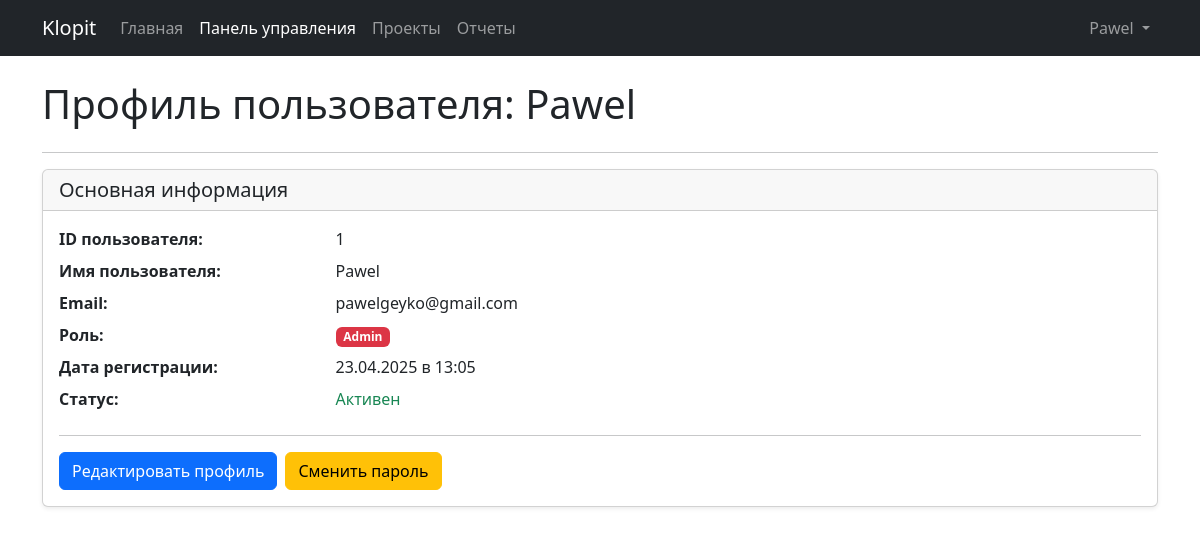
The app's page /profile (signed in) with its own data.
### app/models.py (models this page shows, shortened)
class User(UserMixin, db.Model):
    id = db.Column(db.Integer, primary_key=True)
    username = db.Column(db.String(64), index=True, unique=True, nullable=False)
    email = db.Column(db.String(120), index=True, unique=True, nullable=False)
    password_hash = db.Column(db.String(128), nullable=False)
    created_at = db.Column(db.DateTime, default=datetime.utcnow)
    is_active = db.Column(db.Boolean, default=True)
    role_id = db.Column(db.Integer, db.ForeignKey('role.id'))
    projects_owned = db.relationship('Project', backref='owner', lazy='dynamic', foreign_keys='Project.owner_id')
    projects_member_of = db.relationship('Project', secondary=project_members,
                                         back_populates='members', lazy='dynamic')
    tasks_assigned = db.relationship('Task', backref='assignee', lazy='dynamic', foreign_keys='Task.assignee_id')
    tasks_created = db.relationship('Task', backref='creator', lazy='dynamic', foreign_keys='Task.creator_id')
    uploaded_files = db.relationship('File', backref='uploader', lazy='dynamic')
    comments = db.relationship('Comment', backref='author', lazy='dynamic')
    notifications = db.relationship('Notification', backref='recipient', lazy='dynamic',
                                    foreign_keys='Notification.user_id')
    def is_admin(self):
        return self.role is not None and self.role.name == 'Admin'
    def new_notifications_count(self):
        return self.notifications.filter_by(is_read=False).count()

class Role(db.Model):
    id = db.Column(db.Integer, primary_key=True)
    name = db.Column(db.String(64), unique=True, nullable=False) # Имя роли ('Admin', 'User')
    users = db.relationship('User', backref='role', lazy='dynamic') # Связь с пользователями

### app/dashboard/routes.py (the view)
@bp.route('/profile')
@login_required
def profile():
    return render_template('profile.html', title='Мой профиль', user=current_user)

### app/dashboard/templates/profile.html (shortened to what this page needs)
{% extends "base.html" %}
{% block content %}
<div class="d-flex justify-content-between align-items-center mb-3">
    <h1> Профиль пользователя: {{ user.username }}</h1>
</div>
<hr>
<div class="card shadow-sm">
    <div class="card-header">
        <h5 class="mb-0">Основная информация</h5>
    </div>
    <div class="card-body">
        <dl class="row">
            <dt class="col-sm-3">ID пользователя:</dt>
            <dd class="col-sm-9">{{ user.id }}</dd>
            <dt class="col-sm-3">Имя пользователя:</dt>
            <dd class="col-sm-9">{{ user.username }}</dd>
            <dt class="col-sm-3">Email:</dt>
            <dd class="col-sm-9">{{ user.email }}</dd>
            <dt class="col-sm-3">Роль:</dt>
            <dd class="col-sm-9">
                <span class="badge {% if user.is_admin() %}bg-danger{% else %}bg-secondary{% endif %}">
                    {{ user.role.name if user.role else 'Не назначена' }}
                </span>
            </dd>
            <dt class="col-sm-3">Дата регистрации:</dt>
            <dd class="col-sm-9">{{ user.created_at.strftime('%d.%m.%Y в %H:%M') if user.created_at else 'N/A' }}</dd>
            <dt class="col-sm-3">Статус:</dt>
            <dd class="col-sm-9">
                {% if user.is_active %}
                    <span class="text-success"> Активен</span>
                {% else %}
                    <span class="text-danger"><i class="bi bi-x-circle-fill"></i> Неактивен</span>
                {% endif %}
            </dd>
        </dl>
        <hr>
        <div class="d-flex gap-2">
            <a href="{{ url_for('dashboard.edit_profile') }}" class="btn btn-primary">
                 Редактировать профиль
            </a>
            <a href="{{ url_for('dashboard.change_password') }}" class="btn btn-warning">
                Сменить пароль
            </a>
        </div>
    </div>
</div>
{% endblock %}

### app/templates/includes/_navbar.html (shortened to what this page needs)
<nav class="navbar navbar-expand-lg bg-dark navbar-dark mb-4">
  <div class="container">
    <a class="navbar-brand" href="{{ url_for('main.index') }}">
      Klopit
    </a>
    <div class="collapse navbar-collapse" id="navbarNav">
      <ul class="navbar-nav me-auto mb-2 mb-lg-0">
        <li class="nav-item">
          <a class="nav-link {% if request.endpoint == 'main.index' %}active{% endif %}" href="{{ url_for('main.index') }}">Главная</a>
        </li>
        {% if current_user.is_authenticated %}
          <li class="nav-item">
              <a class="nav-link {% if request.blueprint == 'dashboard' %}active{% endif %}" href="{{ url_for('dashboard.index') }}">Панель управления</a>
            </li>
            <li class="nav-item">
              <a class="nav-link {% if request.blueprint == 'projects' %}active{% endif %}" href="{{ url_for('projects.list_projects') }}">Проекты</a>
            </li>
            <li class="nav-item">
              <a class="nav-link {% if request.blueprint == 'reports' %}active{% endif %}" href="{{ url_for('reports.index') }}">Отчеты</a>
            </li>
        {% endif %}
      </ul>
      <ul class="navbar-nav ms-auto mb-2 mb-lg-0 align-items-center">
         {% if current_user.is_authenticated %}
             <li class="nav-item me-2">
                 <a class="nav-link position-relative {% if unread_notifications_count > 0 %}text-warning{% endif %}" href="{{ url_for('dashboard.notifications') }}" title="Уведомления">
                 </a>
             </li>
             <li class="nav-item dropdown">
              <a class="nav-link dropdown-toggle" href="#" role="button" data-bs-toggle="dropdown" aria-expanded="false">
                {{ current_user.username }}
              </a>
            </li>
         {% endif %}
      </ul>
    </div>
  </div>
</nav>

### records on screen
User: username "Pawel", id "1", email "pawelgeyko@gmail.com", created_at "23.04.2025 в 13:05"
Role: role "Admin"
